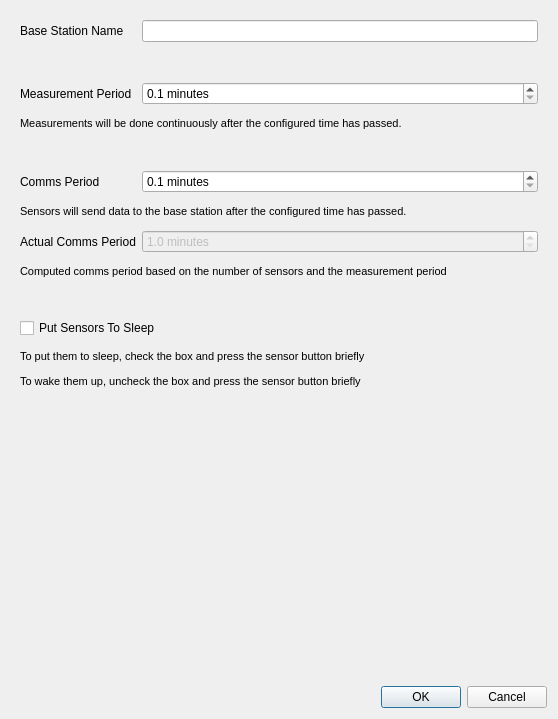
<?xml version="1.0" encoding="UTF-8"?>
<ui version="4.0">
 <class>SensorsConfigDialog</class>
 <widget class="QDialog" name="SensorsConfigDialog">
  <property name="geometry">
   <rect>
    <x>0</x>
    <y>0</y>
    <width>558</width>
    <height>719</height>
   </rect>
  </property>
  <property name="windowTitle">
   <string>Form</string>
  </property>
  <layout class="QVBoxLayout" name="verticalLayout">
   <item>
    <widget class="QWidget" name="widget" native="true">
     <layout class="QFormLayout" name="formLayout">
      <property name="verticalSpacing">
       <number>12</number>
      </property>
      <item row="2" column="0">
       <widget class="QLabel" name="label">
        <property name="text">
         <string>Base Station Name</string>
        </property>
       </widget>
      </item>
      <item row="2" column="1">
       <widget class="QLineEdit" name="name"/>
      </item>
      <item row="3" column="1">
       <spacer name="verticalSpacer_4">
        <property name="orientation">
         <enum>Qt::Vertical</enum>
        </property>
        <property name="sizeType">
         <enum>QSizePolicy::Fixed</enum>
        </property>
        <property name="sizeHint" stdset="0">
         <size>
          <width>1</width>
          <height>16</height>
         </size>
        </property>
       </spacer>
      </item>
      <item row="4" column="0">
       <widget class="QLabel" name="label_2">
        <property name="text">
         <string>Measurement Period</string>
        </property>
       </widget>
      </item>
      <item row="4" column="1">
       <widget class="QDoubleSpinBox" name="measurementPeriod">
        <property name="suffix">
         <string> minutes</string>
        </property>
        <property name="decimals">
         <number>1</number>
        </property>
        <property name="minimum">
         <double>0.100000000000000</double>
        </property>
       </widget>
      </item>
      <item row="6" column="1">
       <spacer name="verticalSpacer_3">
        <property name="orientation">
         <enum>Qt::Vertical</enum>
        </property>
        <property name="sizeType">
         <enum>QSizePolicy::Fixed</enum>
        </property>
        <property name="sizeHint" stdset="0">
         <size>
          <width>1</width>
          <height>16</height>
         </size>
        </property>
       </spacer>
      </item>
      <item row="7" column="0">
       <widget class="QLabel" name="label_3">
        <property name="text">
         <string>Comms Period</string>
        </property>
       </widget>
      </item>
      <item row="7" column="1">
       <widget class="QDoubleSpinBox" name="commsPeriod">
        <property name="suffix">
         <string> minutes</string>
        </property>
        <property name="decimals">
         <number>1</number>
        </property>
        <property name="minimum">
         <double>0.100000000000000</double>
        </property>
       </widget>
      </item>
      <item row="9" column="0">
       <widget class="QLabel" name="label_8">
        <property name="text">
         <string>Actual Comms Period</string>
        </property>
       </widget>
      </item>
      <item row="9" column="1">
       <widget class="QDoubleSpinBox" name="computedCommsPeriod">
        <property name="enabled">
         <bool>false</bool>
        </property>
        <property name="suffix">
         <string> minutes</string>
        </property>
        <property name="decimals">
         <number>1</number>
        </property>
        <property name="minimum">
         <double>1.000000000000000</double>
        </property>
       </widget>
      </item>
      <item row="11" column="1">
       <spacer name="verticalSpacer">
        <property name="orientation">
         <enum>Qt::Vertical</enum>
        </property>
        <property name="sizeType">
         <enum>QSizePolicy::Fixed</enum>
        </property>
        <property name="sizeHint" stdset="0">
         <size>
          <width>1</width>
          <height>16</height>
         </size>
        </property>
       </spacer>
      </item>
      <item row="5" column="0" colspan="2">
       <widget class="QLabel" name="label_6">
        <property name="font">
         <font>
          <pointsize>8</pointsize>
         </font>
        </property>
        <property name="text">
         <string>Measurements will be done continuously after the configured time has passed.</string>
        </property>
       </widget>
      </item>
      <item row="8" column="0" colspan="2">
       <widget class="QLabel" name="label_7">
        <property name="font">
         <font>
          <pointsize>8</pointsize>
         </font>
        </property>
        <property name="text">
         <string>Sensors will send data to the base station after the configured time has passed.</string>
        </property>
       </widget>
      </item>
      <item row="10" column="0" colspan="2">
       <widget class="QLabel" name="label_9">
        <property name="font">
         <font>
          <pointsize>8</pointsize>
         </font>
        </property>
        <property name="text">
         <string>Computed comms period based on the number of sensors and the measurement period</string>
        </property>
       </widget>
      </item>
      <item row="12" column="0" colspan="2">
       <widget class="QCheckBox" name="sensorsSleeping">
        <property name="text">
         <string>Put Sensors To Sleep</string>
        </property>
       </widget>
      </item>
      <item row="13" column="0" colspan="2">
       <widget class="QLabel" name="label_4">
        <property name="font">
         <font>
          <pointsize>8</pointsize>
         </font>
        </property>
        <property name="text">
         <string>To put them to sleep, check the box and press the sensor button briefly</string>
        </property>
       </widget>
      </item>
      <item row="14" column="0" colspan="2">
       <widget class="QLabel" name="label_5">
        <property name="font">
         <font>
          <pointsize>8</pointsize>
         </font>
        </property>
        <property name="text">
         <string>To wake them up, uncheck the box and press the sensor button briefly</string>
        </property>
       </widget>
      </item>
     </layout>
    </widget>
   </item>
   <item>
    <spacer name="verticalSpacer_2">
     <property name="orientation">
      <enum>Qt::Vertical</enum>
     </property>
     <property name="sizeHint" stdset="0">
      <size>
       <width>20</width>
       <height>40</height>
      </size>
     </property>
    </spacer>
   </item>
   <item>
    <widget class="QDialogButtonBox" name="buttonBox">
     <property name="standardButtons">
      <set>QDialogButtonBox::Cancel|QDialogButtonBox::Ok</set>
     </property>
    </widget>
   </item>
  </layout>
 </widget>
 <resources/>
 <connections>
  <connection>
   <sender>buttonBox</sender>
   <signal>accepted()</signal>
   <receiver>SensorsConfigDialog</receiver>
   <slot>accept()</slot>
   <hints>
    <hint type="sourcelabel">
     <x>692</x>
     <y>753</y>
    </hint>
    <hint type="destinationlabel">
     <x>769</x>
     <y>673</y>
    </hint>
   </hints>
  </connection>
  <connection>
   <sender>buttonBox</sender>
   <signal>rejected()</signal>
   <receiver>SensorsConfigDialog</receiver>
   <slot>reject()</slot>
   <hints>
    <hint type="sourcelabel">
     <x>580</x>
     <y>744</y>
    </hint>
    <hint type="destinationlabel">
     <x>591</x>
     <y>684</y>
    </hint>
   </hints>
  </connection>
 </connections>
</ui>
